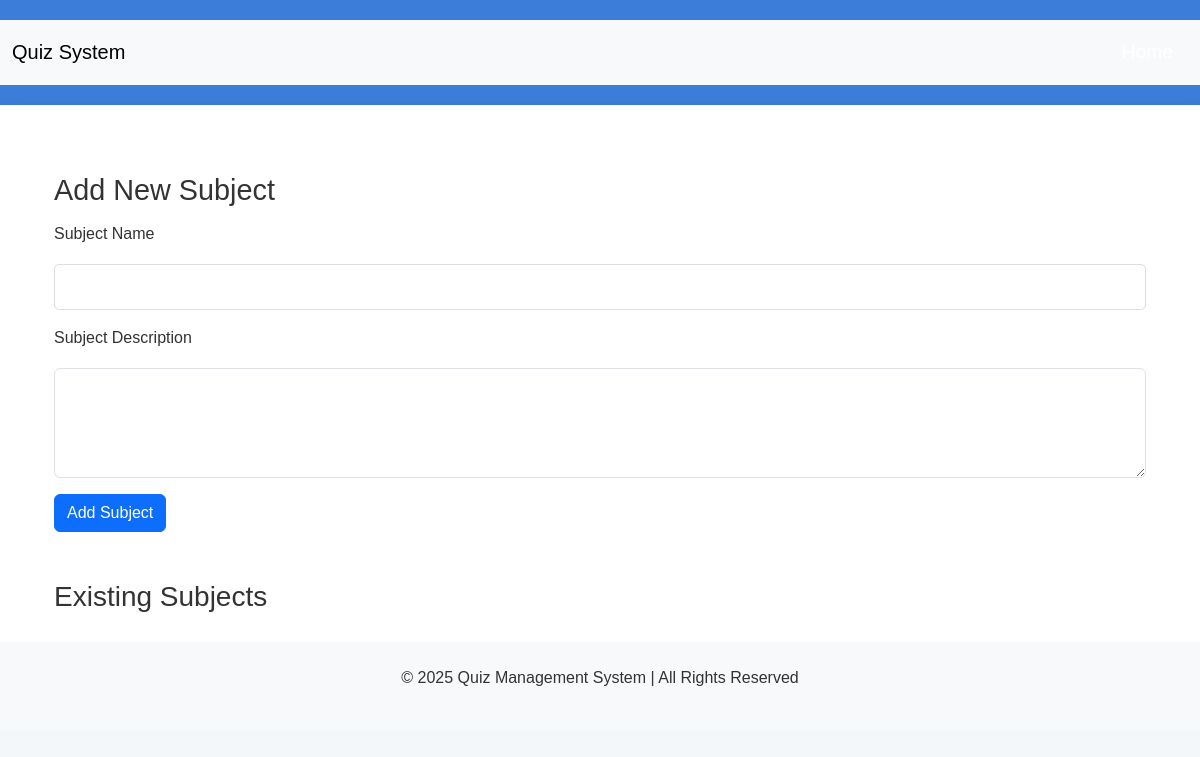
The page /admin/subjects (signed in) on the database as committed earlier.
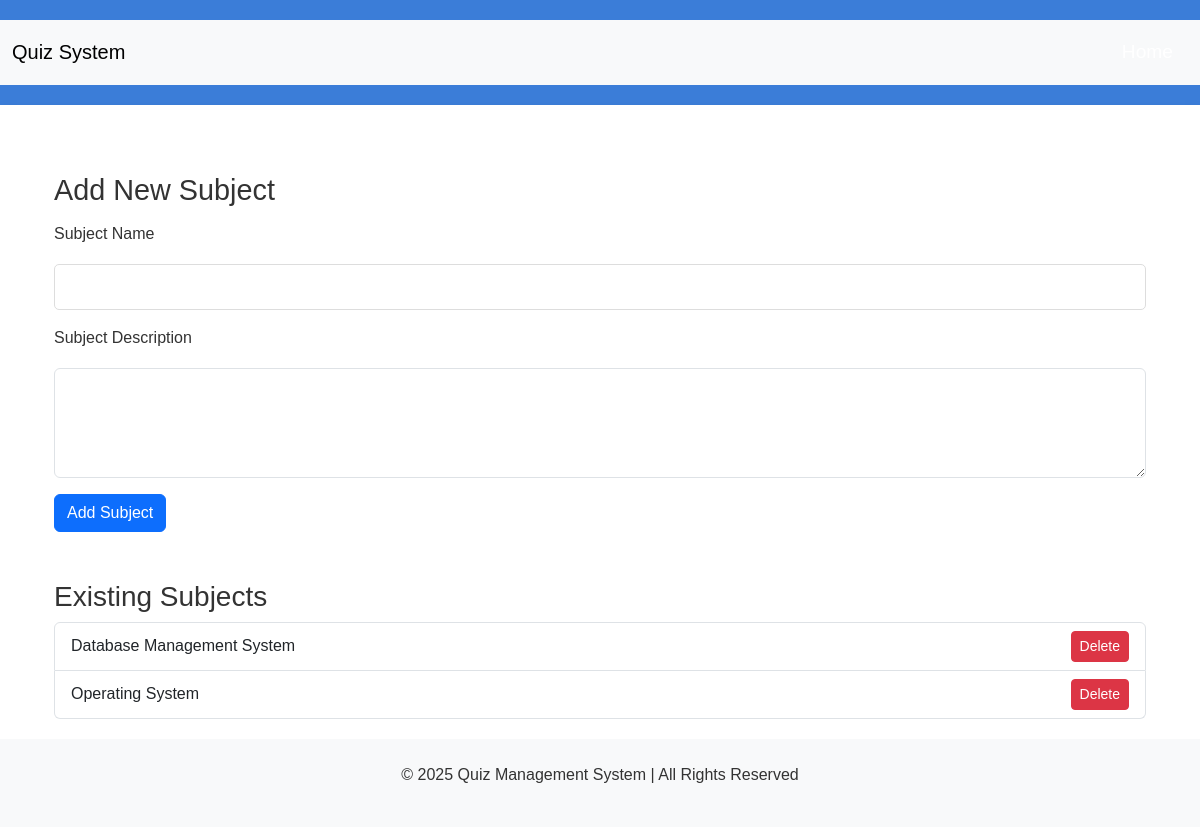
The same page on the database as committed later.
### app.py (models this page shows)
class Subject(db.Model):
    id = db.Column(db.Integer, primary_key=True)
    name = db.Column(db.String(100), nullable=False)
    description = db.Column(db.Text)
    chapters = db.relationship('Chapter', backref='subject', lazy=True)

### app.py (the view, shortened to what this page needs)
@app.route('/admin/subjects', methods=['GET', 'POST'])
@login_required
def manage_subjects():
    subjects = Subject.query.all()
    return render_template('admin/add-subject.html', subjects=subjects)

### app.py (called while the page is built)
@login_manager.user_loader
def load_user(user_id):
    return User.query.get(int(user_id))

### templates/admin/add-subject.html (shortened to what this page needs)
{% extends 'base.html' %}
{% block content %}
<div class="container mt-5">
    <h2>Add New Subject</h2>
    <form action="{{ url_for('manage_subjects') }}" method="POST">
        <div class="mb-3">
            <label for="name" class="form-label">Subject Name</label>
            <input type="text" class="form-control" id="name" name="name" required>
        </div>
        <div class="mb-3">
            <label for="description" class="form-label">Subject Description</label>
            <textarea class="form-control" id="description" name="description" rows="4" required></textarea>
        </div>
        <button type="submit" class="btn btn-primary">Add Subject</button>
    </form>
    <h3 class="mt-5">Existing Subjects</h3>
    <ul class="list-group">
        {% for subject in subjects %}
        <li class="list-group-item d-flex justify-content-between align-items-center">
            {{ subject.name }}
            <a href="{{ url_for('delete_subject', subject_id=subject.id) }}" class="btn btn-danger btn-sm">Delete</a>
        </li>
        {% endfor %}
    </ul>
</div>
{% endblock %}

Rows that differ between the two databases and show on the page:
added Subject: name "Database Management System"
added Subject: name "Operating System"
